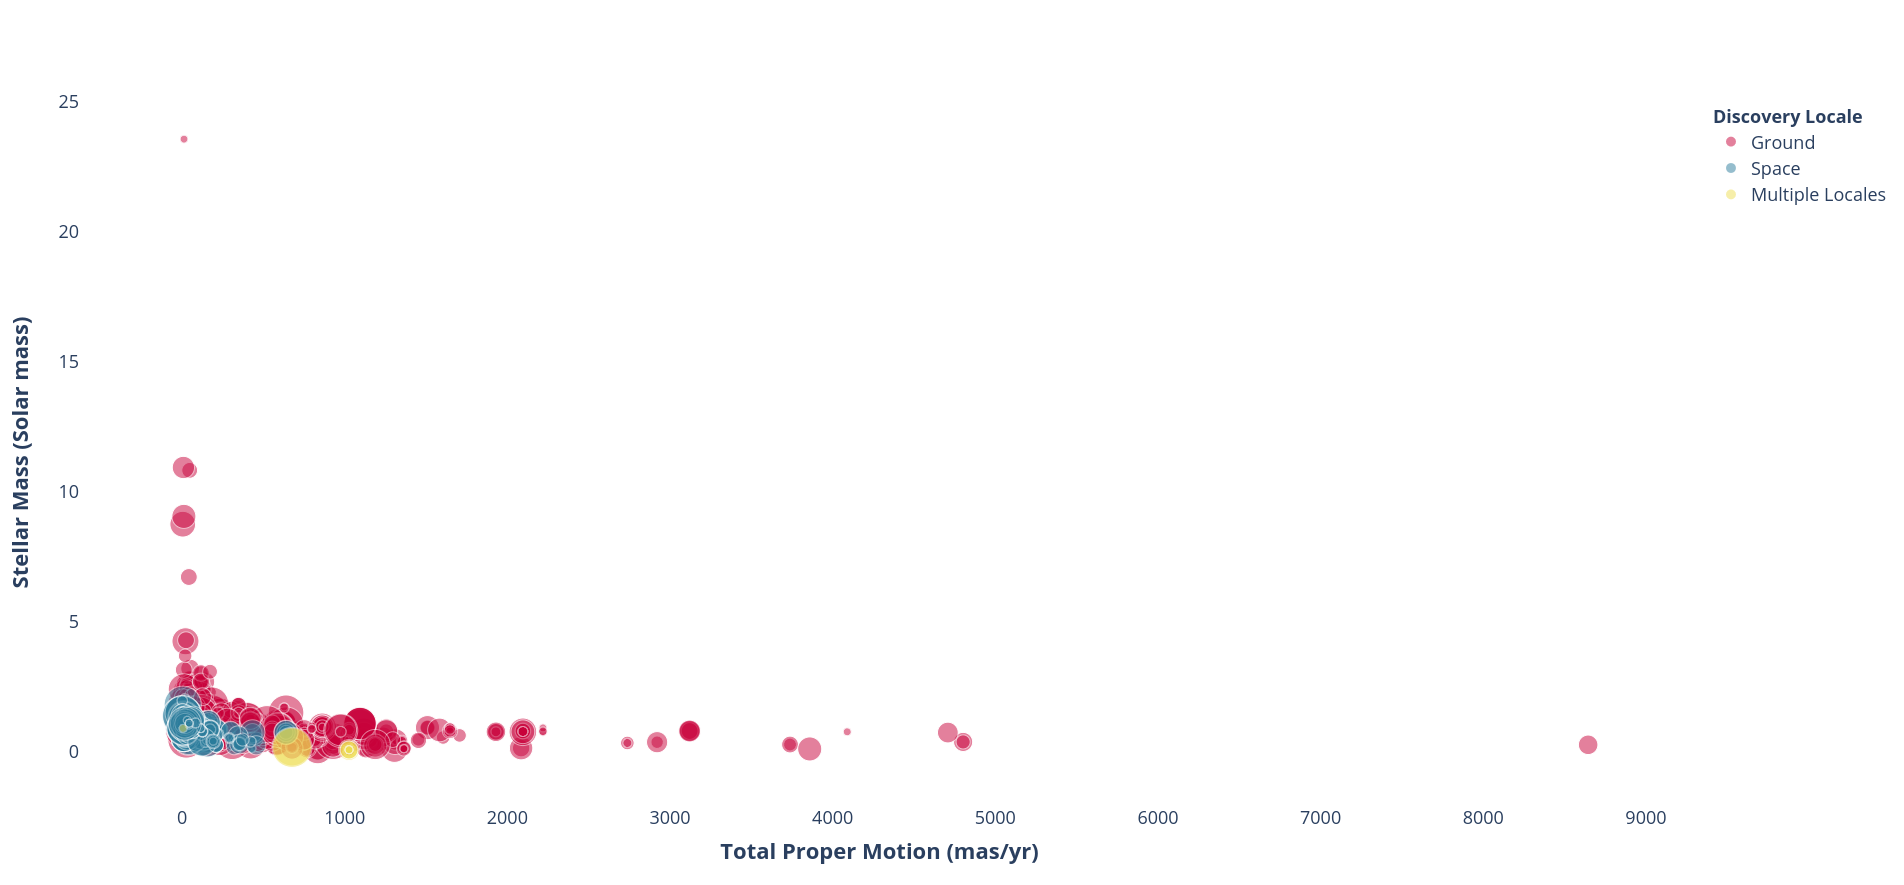

Reproduce this figure in Python.

# Paths:
path_data = "data/"

# Packages:
import numpy as np
import pandas as pd
import plotly.graph_objects as go
from matplotlib.colors import to_hex

# Display options:
pd.set_option("display.width", 1200)
pd.set_option("display.max_columns", 300)
pd.set_option("display.max_rows", 300)

# Dataset:
df = pd.read_csv(path_data + "nasa_exoplanets.csv")
df_varnames = pd.read_csv(path_data + "nasa_exoplanets_var_names.csv")

# Variables:
x_var = "sy_pm"
x_var_name = df_varnames.loc[(df_varnames["var"] == x_var), ["var_name"]].values[0][0]
y_var = "st_mass"
y_var_name = df_varnames.loc[(df_varnames["var"] == y_var), ["var_name"]].values[0][0]
color_var = "disc_locale"
color_var_name = df_varnames.loc[(df_varnames["var"] == color_var), ["var_name"]].values[0][0]
size_var = "pl_orbeccen"
size_var_name = df_varnames.loc[(df_varnames["var"] == size_var), ["var_name"]].values[0][0]

# Adapt the data:
df_plot = df[[x_var, y_var, color_var, size_var]].copy()
df_plot = df_plot.dropna()

# Plot:
lvls = df_plot[color_var].unique()
n_levels = len(lvls)
my_palette = ["#c70039", "#2a7b9b", "#eddd53"]

fig = go.Figure()
for l, lvl in enumerate(lvls):
    fig.add_trace(
        go.Scatter(
            x = df_plot[x_var][df_plot[color_var] == lvl],
            y = df_plot[y_var][df_plot[color_var] == lvl],
            mode = "markers",
            marker_size = df_plot[size_var][df_plot[color_var] == lvl],
            marker = {
                "color": my_palette[l],
                "opacity": 0.5,
                "sizemode": "area",
                "sizeref": 2.*max(df_plot[size_var][df_plot[color_var] == lvl])/(40.**2),
                "sizemin": 4
            },
            name = lvl,
            text = df_plot[size_var][df_plot[color_var] == lvl],
            hovertemplate =  "<b>" + x_var_name + ": %{x:}<br>" +
                             y_var_name + ": %{y:}<br>" + 
                             color_var_name + ": " + lvl + "<br>" + 
                             size_var_name + ": %{text}" +
                             "</b><extra></extra>"
        )
    )
fig.update_layout(
    xaxis_title = "<b>" + x_var_name + "</b>" ,
    yaxis_title = "<b>" + y_var_name + "</b>",
    font = dict(
        size = 18
    ),
    showlegend = True,
    legend_title_text = "<b>" + color_var_name + "</b>",
    legend = {
        "itemsizing": "constant"
    },
    
    plot_bgcolor = "white",
    hoverlabel = dict(
        font_size = 20,
        font_family = "Rockwell"
    )
)
fig.show()
